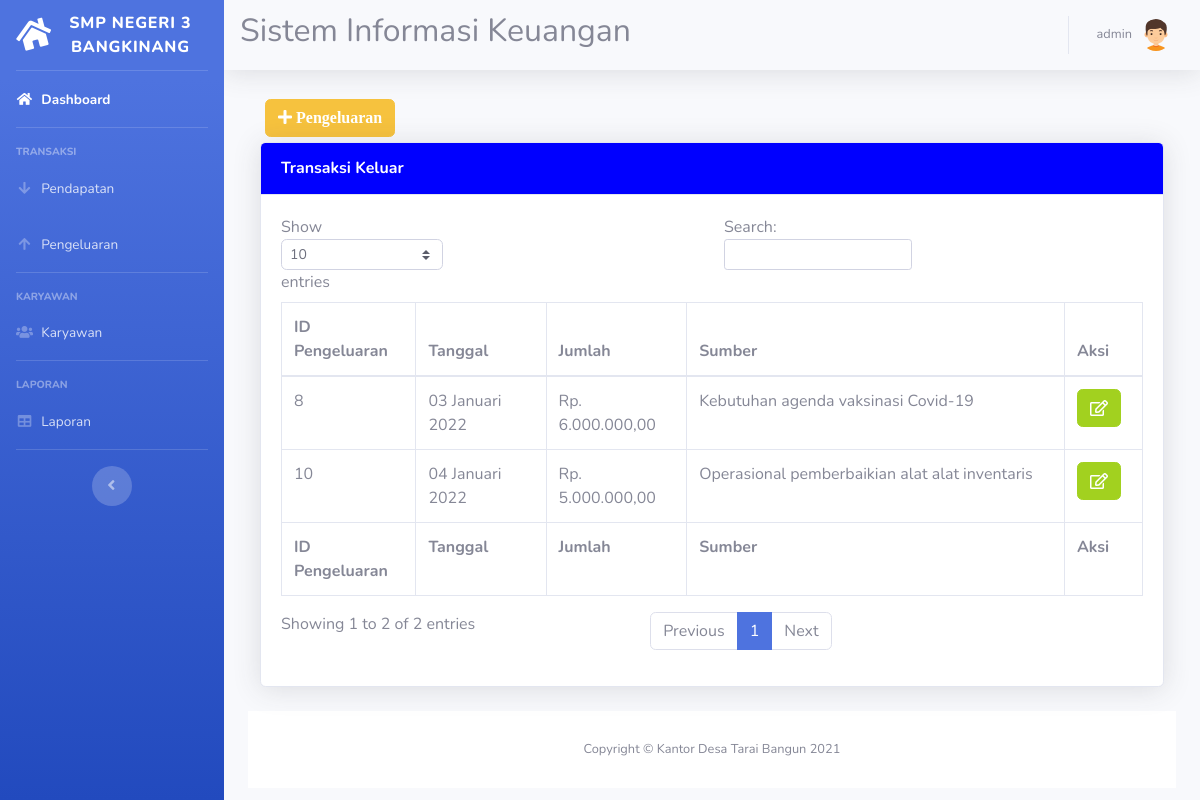
The app's page /pengeluaran.php (signed in) with its own data.
### tables this page shows
CREATE TABLE `cashinout` (
  `id_cashinout` int(11) NOT NULL,
  `tanggal` date NOT NULL,
  `jenis` enum('Pengeluaran','Pemasukkan') NOT NULL,
  `jumlah` double NOT NULL,
  `id_perihal` int(11) NOT NULL
);

CREATE TABLE `perihal` (
  `id_perihal` int(11) NOT NULL,
  `nama` varchar(100) NOT NULL,
  `keterangan` varchar(200) NOT NULL
);

### tanggal.php (called while the page is built)
<?php
function tanggalIndonesia($date)
{
  $bulanIndo=array("Januari","Februari","Maret","April","Mei","Juni","Juli","Agustus","September","Oktober","November","Desember");
  $tahun = substr($date, 0, 4);
  $bulan = substr($date, 5, 2);
  $tgl   = substr($date, 8, 2);
  $result = $tgl. " " .$bulanIndo[(int)$bulan-1]. " " .$tahun;
  return($result);
}
?>

### pengeluaran.php (the view, shortened to what this page needs)
<!DOCTYPE html>
<html lang="en">
<head>
  <link href="vendor/fontawesome-free/css/all.min.css" rel="stylesheet" type="text/css">
  <link href="css/sb-admin-2.min.css" rel="stylesheet">
</head>
<body id="page-top">
  <?php
  require 'koneksi.php';
  require 'tanggal.php';
  require('sidebar.php');
  ?>
  <div id="content">
    <?php require('navbar.php'); ?>
    <div class="container-fluid">
      <div class="col-xl-12 col-lg-12">
        <button type="button" class="btn btn-warning" style="margin:5px" data-toggle="modal" data-target="#myModalTambah"><i class="fa fa-plus"> Pengeluaran</i></button><br>
        <div class="card shadow mb-4">
          <div class="card-header py-3" style="background-color: blue; ">
            <h6 class="m-0 font-weight-bold text-primary">Transaksi Keluar</h6>
          </div>
          <div class="card-body">
            <div class="table-responsive">
              <table class="table table-bordered" id="dataTable" width="100%" cellspacing="0">
                <thead>
                  <tr>
                    <th>ID Pengeluaran</th>
                    <th>Tanggal</th>
                    <th>Jumlah</th>
                    <th>Sumber</th>
                    <th>Aksi</th>
                  </tr>
                </thead>
                <tfoot>
                  <tr>
                    <th>ID Pengeluaran</th>
                    <th>Tanggal</th>
                    <th>Jumlah</th>
                    <th>Sumber</th>
                    <th>Aksi</th>
                  </tr>
                </tfoot>
                <tbody>
                  <?php
                  $query = mysqli_query($koneksi, "SELECT cashinout.*, perihal.id_perihal as id_perihal, perihal.keterangan as keterangan FROM cashinout JOIN perihal ON cashinout.id_perihal = perihal.id_perihal WHERE jenis='Pengeluaran' ORDER BY tanggal DESC");
                  while ($data = mysqli_fetch_assoc($query)) {
                  ?>
                    <tr>
                      <td><?= $data['id_cashinout'] ?></td>
                      <td><?= tanggalIndonesia($data['tanggal']); ?></td>
                      <td>Rp. <?= number_format($data['jumlah'], 2, ',', '.'); ?></td>
                      <td><?= $data['keterangan'] ?></td>
                      <td>
                        <a href="#" type="button" class=" fa fa-edit btn btn-primary btn-md" data-toggle="modal" data-target="#myModal<?php echo $data['id_cashinout']; ?>"></a>
                      </td>
                    </tr>
                  <?php
                  }
                  ?>
                </tbody>
              </table>
            </div>
          </div>
        </div>
      </div>
    </div>
  </div>
  <?php require 'footer.php' ?>
  </div>
  </div>
</body>
</html>

### records on screen
cashinout: id_cashinout "10", tanggal "04 Januari 2022", jumlah "5.000.000,00", id_perihal.keterangan "Operasional pemberbaikian alat alat inventaris"
cashinout: id_cashinout "8", tanggal "03 Januari 2022", jumlah "6.000.000,00", id_perihal.keterangan "Kebutuhan agenda vaksinasi Covid-19"

### other values on screen
$_SESSION['nama_pengguna'] "admin"
